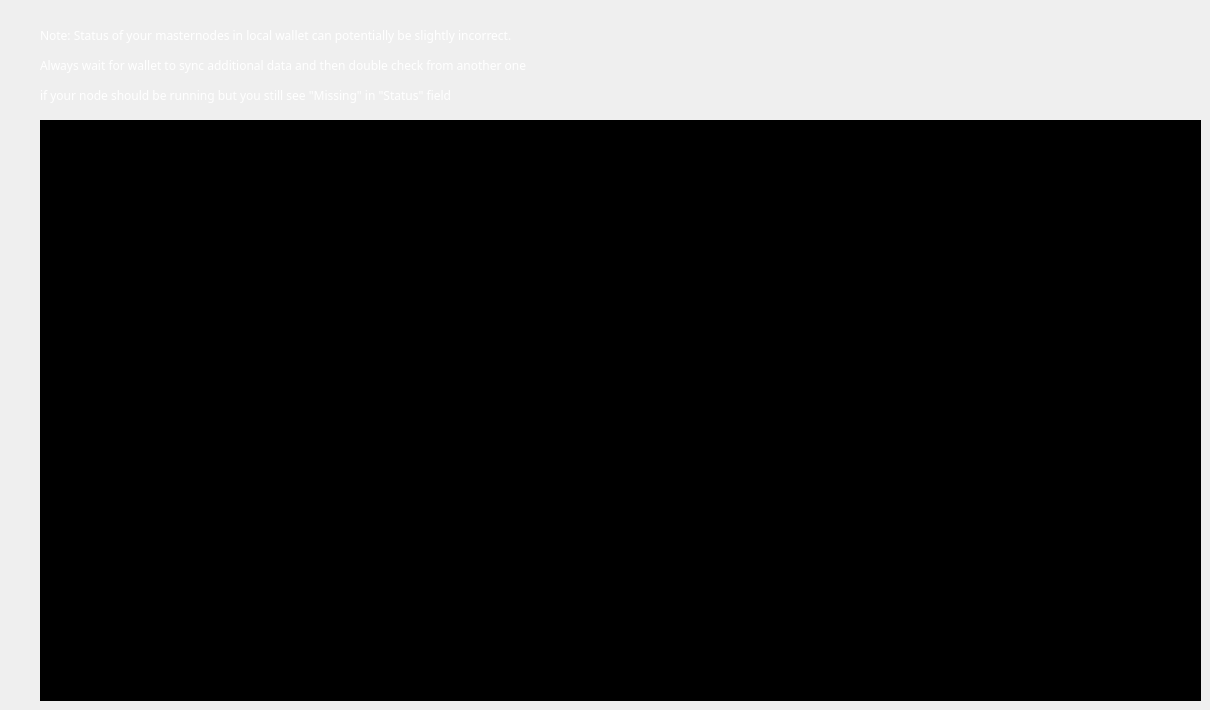
    <widget class="QWidget" name="tab_6">
     <attribute name="title">
      <string>Masternodes</string>
     </attribute>
     <widget class="QLabel" name="label_79">
      <property name="geometry">
       <rect>
        <x>40</x>
        <y>20</y>
        <width>751</width>
        <height>31</height>
       </rect>
      </property>
      <property name="font">
       <font>
        <family>Montserrat</family>
       </font>
      </property>
      <property name="styleSheet">
       <string notr="true">color: rgb(255, 255, 255);
background:transparent</string>
      </property>
      <property name="text">
       <string>Note: Status of your masternodes in local wallet can potentially be slightly incorrect.</string>
      </property>
     </widget>
     <widget class="QLabel" name="label_80">
      <property name="geometry">
       <rect>
        <x>40</x>
        <y>50</y>
        <width>801</width>
        <height>31</height>
       </rect>
      </property>
      <property name="font">
       <font>
        <family>Montserrat</family>
       </font>
      </property>
      <property name="styleSheet">
       <string notr="true">color: rgb(255, 255, 255);
background:transparent</string>
      </property>
      <property name="text">
       <string>Always wait for wallet to sync additional data and then double check from another one</string>
      </property>
     </widget>
     <widget class="QLabel" name="label_81">
      <property name="geometry">
       <rect>
        <x>40</x>
        <y>80</y>
        <width>751</width>
        <height>31</height>
       </rect>
      </property>
      <property name="font">
       <font>
        <family>Montserrat</family>
       </font>
      </property>
      <property name="styleSheet">
       <string notr="true">color: rgb(255, 255, 255);
background:transparent</string>
      </property>
      <property name="text">
       <string>if your node should be running but you still see &quot;Missing&quot; in &quot;Status&quot; field</string>
      </property>
     </widget>
     <widget class="QTableView" name="tableView_3">
      <property name="geometry">
       <rect>
        <x>40</x>
        <y>120</y>
        <width>1161</width>
        <height>581</height>
       </rect>
      </property>
      <property name="styleSheet">
       <string notr="true">background-color: rgb(0, 0, 0);
color: rgb(255, 255, 255);
selection-color: rgb(255, 255, 255);
</string>
      </property>
     </widget>
    </widget>
